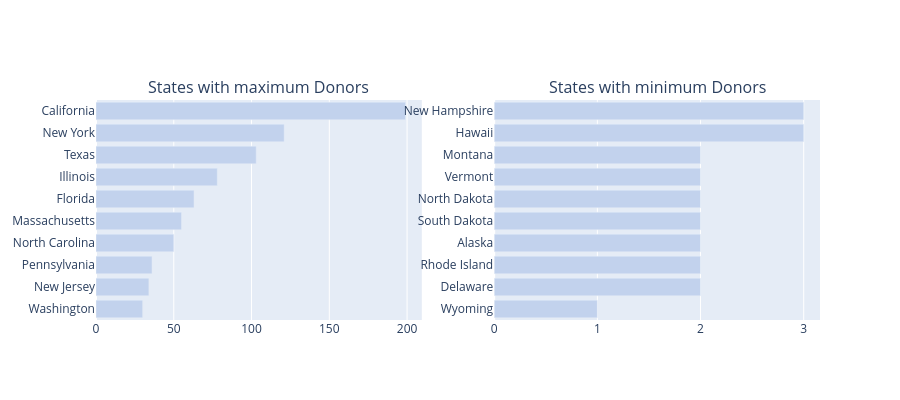

Write notebook code for a chart like this one.
### Code cell
def bar_hor(df, col, title, color, w=None, h=None, lm=0, limit=100, return_trace=False, rev=False):
    cnt_srs = df[col].value_counts()
    yy = cnt_srs.head(limit).index[::-1] 
    xx = cnt_srs.head(limit).values[::-1] 
    if rev:
        yy = cnt_srs.tail(limit).index[::-1] 
        xx = cnt_srs.tail(limit).values[::-1] 
        
    
    trace = go.Bar(y=yy, x=xx, orientation = 'h', marker=dict(color=color))
    if return_trace:
        return trace 
    layout = dict(title=title, margin=dict(l=lm), width=w, height=h)
    data = [trace]
    fig = go.Figure(data=data, layout=layout)
    iplot(fig)

def bar_hor_noagg(x, y, title, color, w=None, h=None, lm=0, limit=100, rt=False):
    trace = go.Bar(y=x, x=y, orientation = 'h', marker=dict(color=color))
    if rt:
        return trace
    layout = dict(title=title, margin=dict(l=lm), width=w, height=h)
    data = [trace]
    fig = go.Figure(data=data, layout=layout)
    iplot(fig)


def bar_ver_noagg(x, y, title, color, w=None, h=None, lm=0, rt = False):
    trace = go.Bar(y=y, x=x, marker=dict(color=color))
    if rt:
        return trace
    layout = dict(title=title, margin=dict(l=lm), width=w, height=h)
    data = [trace]
    fig = go.Figure(data=data, layout=layout)
    iplot(fig)

    
trace1 = bar_hor(donors_df, 'Donor City', "Top Cities with maximum Donors", '#c2d2ed', 500, 400, 200, limit = 10, return_trace=True)
trace2 = bar_hor(donors_df, 'Donor State', "Top States with maximum Donors", '#c2d2ed', 500, 400, 200, limit = 10, return_trace=True)
trace4 = bar_hor(donors_df, 'Donor State', "Top States with maximum Donors", '#c2d2ed', 600, 400, 200, limit = 10, return_trace=True, rev=True)


fig = tools.make_subplots(rows=1, cols=2, print_grid=False, subplot_titles = ['States with maximum Donors','States with minimum Donors'])
# fig = tools.make_subplots(rows=2, cols=2, specs=[[{}, {}], [{'colspan': 2}, None]], print_grid=False, subplot_titles = ['States with maximum Donors','States with minimum Donors', 'Cities with maximum Donors'])
fig.append_trace(trace2, 1, 1);
fig.append_trace(trace4, 1, 2);
# fig.append_trace(trace1, 2, 1);

fig['layout'].update(height=400, showlegend=False);
iplot(fig);

### Figure 1 — Plotly figure (JSON) as saved in the notebook; plotly's stock layout.template omitted (floating-point values rounded to 4 significant figures)
{"data": [{"marker": {"color": "#c2d2ed"}, "orientation": "h", "type": "bar", "x": [30, 34, 36, 50, 55, 63, 78, 103, 121, 199], "xaxis": "x", "y": ["Washington", "New Jersey", "Pennsylvania", "North Carolina", "Massachusetts", "Florida", "Illinois", "Texas", "New York", "California"], "yaxis": "y"}, {"marker": {"color": "#c2d2ed"}, "orientation": "h", "type": "bar", "x": [1, 2, 2, 2, 2, 2, 2, 2, 3, 3], "xaxis": "x2", "y": ["Wyoming", "Delaware", "Rhode Island", "Alaska", "South Dakota", "North Dakota", "Vermont", "Montana", "Hawaii", "New Hampshire"], "yaxis": "y2"}], "layout": {"annotations": [{"font": {"size": 16}, "showarrow": false, "text": "States with maximum Donors", "x": 0.225, "xanchor": "center", "xref": "paper", "y": 1, "yanchor": "bottom", "yref": "paper"}, {"font": {"size": 16}, "showarrow": false, "text": "States with minimum Donors", "x": 0.775, "xanchor": "center", "xref": "paper", "y": 1, "yanchor": "bottom", "yref": "paper"}], "height": 400, "showlegend": false, "xaxis": {"anchor": "y", "domain": [0, 0.45]}, "xaxis2": {"anchor": "y2", "domain": [0.55, 1]}, "yaxis": {"anchor": "x", "domain": [0, 1]}, "yaxis2": {"anchor": "x2", "domain": [0, 1]}}}
